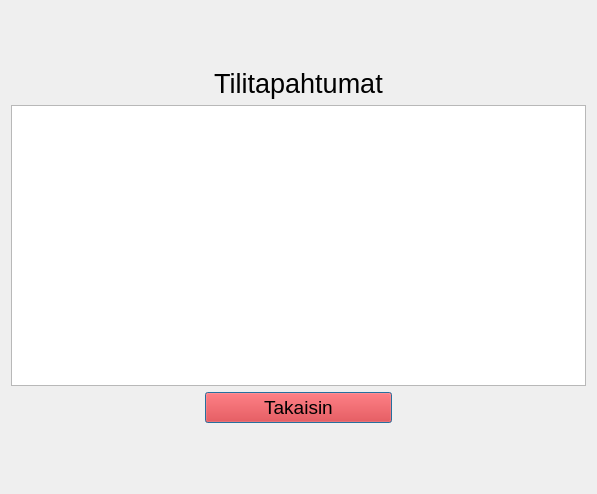
<?xml version="1.0" encoding="UTF-8"?>
<ui version="4.0">
 <class>transactions</class>
 <widget class="QDialog" name="transactions">
  <property name="geometry">
   <rect>
    <x>0</x>
    <y>0</y>
    <width>597</width>
    <height>494</height>
   </rect>
  </property>
  <property name="windowTitle">
   <string>Dialog</string>
  </property>
  <property name="sizeGripEnabled">
   <bool>false</bool>
  </property>
  <property name="modal">
   <bool>false</bool>
  </property>
  <layout class="QGridLayout" name="gridLayout_4">
   <item row="0" column="0">
    <layout class="QGridLayout" name="gridLayout_3">
     <item row="0" column="0">
      <layout class="QGridLayout" name="gridLayout_2">
       <item row="2" column="0">
        <widget class="QLabel" name="label">
         <property name="font">
          <font>
           <pointsize>20</pointsize>
          </font>
         </property>
         <property name="text">
          <string>Tilitapahtumat</string>
         </property>
         <property name="alignment">
          <set>Qt::AlignCenter</set>
         </property>
        </widget>
       </item>
       <item row="1" column="0">
        <widget class="QLabel" name="label_2">
         <property name="font">
          <font>
           <pointsize>20</pointsize>
          </font>
         </property>
         <property name="text">
          <string/>
         </property>
        </widget>
       </item>
       <item row="0" column="0">
        <widget class="QLabel" name="label_7">
         <property name="text">
          <string/>
         </property>
        </widget>
       </item>
      </layout>
     </item>
     <item row="1" column="0">
      <layout class="QGridLayout" name="gridLayout">
       <item row="1" column="3">
        <widget class="QLabel" name="label_5">
         <property name="text">
          <string/>
         </property>
        </widget>
       </item>
       <item row="0" column="1" colspan="3">
        <widget class="QTextBrowser" name="textTran">
         <property name="font">
          <font>
           <pointsize>20</pointsize>
          </font>
         </property>
        </widget>
       </item>
       <item row="1" column="2">
        <widget class="QPushButton" name="cancel">
         <property name="maximumSize">
          <size>
           <width>200</width>
           <height>16777215</height>
          </size>
         </property>
         <property name="font">
          <font>
           <pointsize>14</pointsize>
          </font>
         </property>
         <property name="styleSheet">
          <string notr="true">background-color: rgb(255, 0, 0);</string>
         </property>
         <property name="text">
          <string>Takaisin</string>
         </property>
        </widget>
       </item>
       <item row="1" column="1">
        <widget class="QLabel" name="label_4">
         <property name="text">
          <string/>
         </property>
        </widget>
       </item>
       <item row="3" column="2">
        <widget class="QLabel" name="label_6">
         <property name="text">
          <string/>
         </property>
        </widget>
       </item>
       <item row="2" column="2">
        <widget class="QLabel" name="label_8">
         <property name="text">
          <string/>
         </property>
        </widget>
       </item>
      </layout>
     </item>
     <item row="3" column="0">
      <widget class="QLabel" name="label_3">
       <property name="text">
        <string/>
       </property>
      </widget>
     </item>
    </layout>
   </item>
  </layout>
 </widget>
 <resources/>
 <connections/>
</ui>
